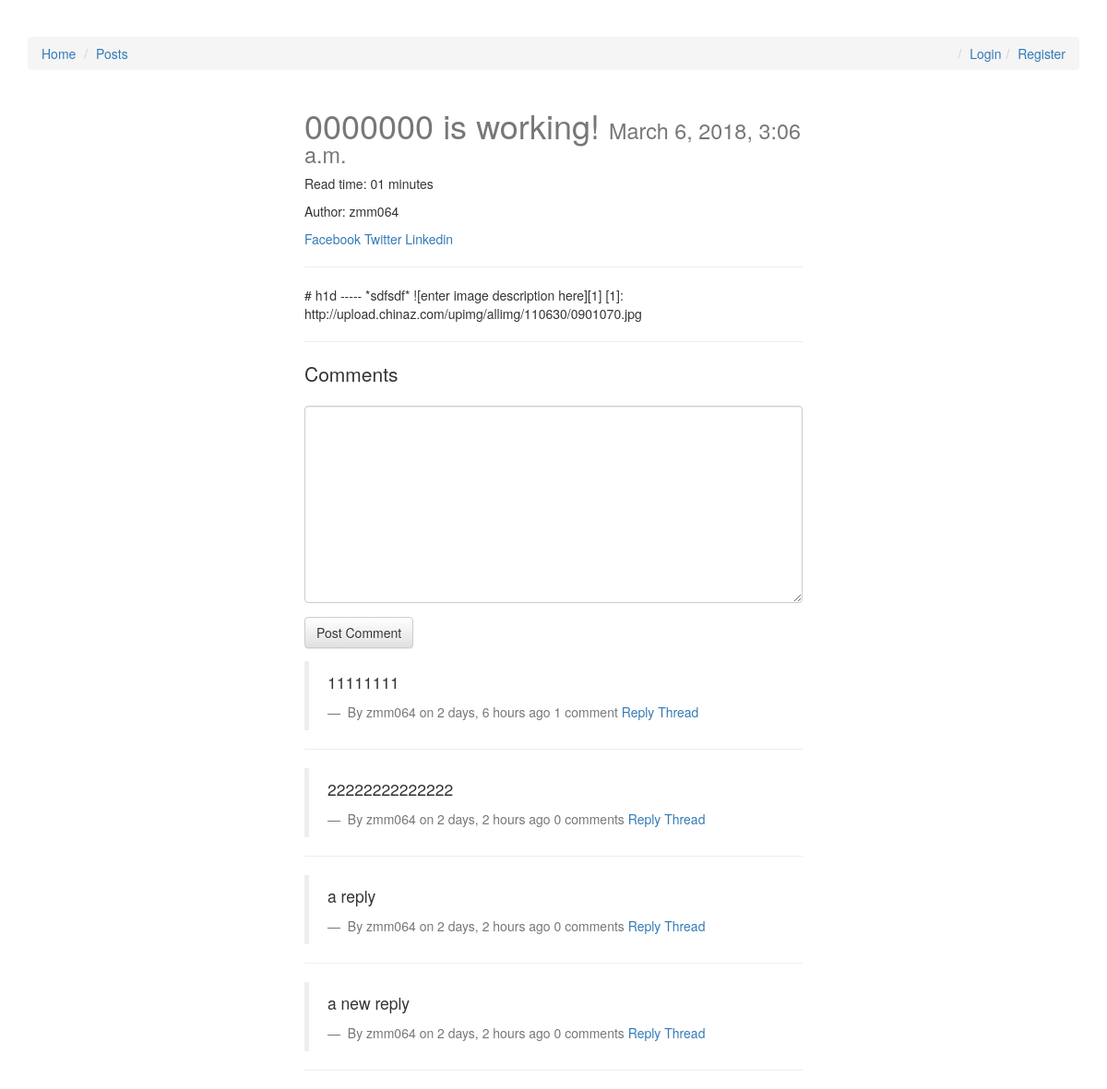
The page /posts/0000000/ on the database its author committed.
### posts/models.py (models this page shows, shortened)
class Post(models.Model):
    user      = models.ForeignKey(settings.AUTH_USER_MODEL, default=1)
    title     = models.CharField(max_length=120)
    slug      = models.SlugField(unique=True)
    image     = models.FileField(null=True, blank=True, upload_to=upload_location)
    content   = models.TextField()
    draft     = models.BooleanField(default=False)
    publish   = models.DateTimeField(auto_now=False, auto_now_add=False)
    read_time = models.TimeField(null=True, blank=True)
    updated   = models.DateTimeField(auto_now=True)
    timestamp = models.DateTimeField(auto_now_add=True)

### comments/models.py (models this page shows, shortened)
class Comment(models.Model):
    user      = models.ForeignKey(settings.AUTH_USER_MODEL, default=1)
    post      = models.ForeignKey(Post)
    content   = models.TextField()
    timestamp = models.DateTimeField(auto_now_add=True)
    parent    = models.ForeignKey("self", null=True, blank=True)
    def children(self):
        return Comment.objects.filter(parent=self)
    def get_absolute_url(self):
        return reverse("comments:thread", kwargs={"id": self.id})

### posts/views.py (the view, shortened to what this page needs)
# urls.py: url(r'^(?P<slug>[\w-]+)/$', views.post_detail, name='detail'),
def post_detail(request, slug=None):
    instance     = get_object_or_404(Post, slug=slug)
    share_string = quote_plus(instance.content)
    comments     = Comment.objects.filter(post=instance, parent=None)
    comment_form = CommentForm(request.POST or None)#, initial={"user":request.user, "post":instance})
    return render (request,
                   "post_detail.html",
                   {"instance":instance, "title":instance.title, "share_string": share_string,
                    "comments":comments, "comment_form":comment_form})

### comments/forms.py
class CommentForm(forms.ModelForm):
    content = forms.CharField(widget=forms.Textarea, label="")
    class Meta:
        model = Comment
        fields = ["content"]

### posts/templatetags/urlify.py (called while the page is built)
@register.filter
def urlify(value):
    return quote_plus(value)

### templates/post_detail.html (shortened to what this page needs)
﻿{% extends "base.html" %}
{% load urlify %} {% load crispy_forms_tags %}
{% block content %}
<div class="col-sm-6 col-sm-offset-3">
        <h1>{{ instance.title }} is working!
            <small>{{ instance.timestamp }}</small>
        </h1>
    <p>Read time: {{ instance.read_time|time:"i" }} minutes</p>
        <p>Author: {{ instance.user }}</p>
    <p>
    <a href="https://www.facebook.com/sharer/sharer.php?u={{ request.build_absolute_uri }}">
        Facebook
        </a>
        <a href="https://twitter.com/home?status={{ object.content|truncatechars:80|urlify }}%20{{ request.build_absolute_uri }}">
        Twitter
        </a>
        <a href="https://www.linkedin.com/shareArticle?mini=true&url={{ request.build_absolute_uri }}&title={{ object.title }}&summary={{ share_string }}&source={{ request.build_absolute_uri }}">
        Linkedin
    </a>
    </p>
    <hr />
    <div class="content-markdown"> {{ instance.content }} </div>
    <hr />
    <div>
        <p class="lead">Comments</p>
        <form action="" method="POST">
            {{ comment_form|crispy }}
            <input type="submit" value="Post Comment" class="btn btn-default"/>
        </form>
        {% for comment in comments %}
            <div class="">
                <blockquote>
                <p>{{ comment.content }}</p>
                <footer>
                    By {{ comment.user }} on {{ comment.timestamp|timesince }} ago
                    {{ comment.children.count }} comment{{ comment.children.count|pluralize }}
                    <a href="#" class="comment-reply-btn">Reply</a>
                    <a href="{{ comment.get_absolute_url }}" class="comment-reply-btn">Thread</a>
                </footer>
                </blockquote>
                <hr />
            </div>
        {% endfor %}
    </div>
</div>
{% endblock content %}

### rows shown on the page
Post: title "0000000", timestamp "March 6, 2018, 3:06 a.m.", read_time "01", user "zmm064", content "# h1d ----- *sdfsdf* ![enter image description here][1] [1]: http://upload.chinaz.com/upimg/allimg/110630/0901070.jpg"
Comment: content "11111111", user "zmm064", timestamp "2 days, 6 hours", children.count "1"
Comment: content "22222222222222", user "zmm064", timestamp "2 days, 2 hours", children.count "0"
Comment: content "a reply", user "zmm064", timestamp "2 days, 2 hours", children.count "0"
Comment: content "a new reply", user "zmm064", timestamp "2 days, 2 hours", children.count "0"
